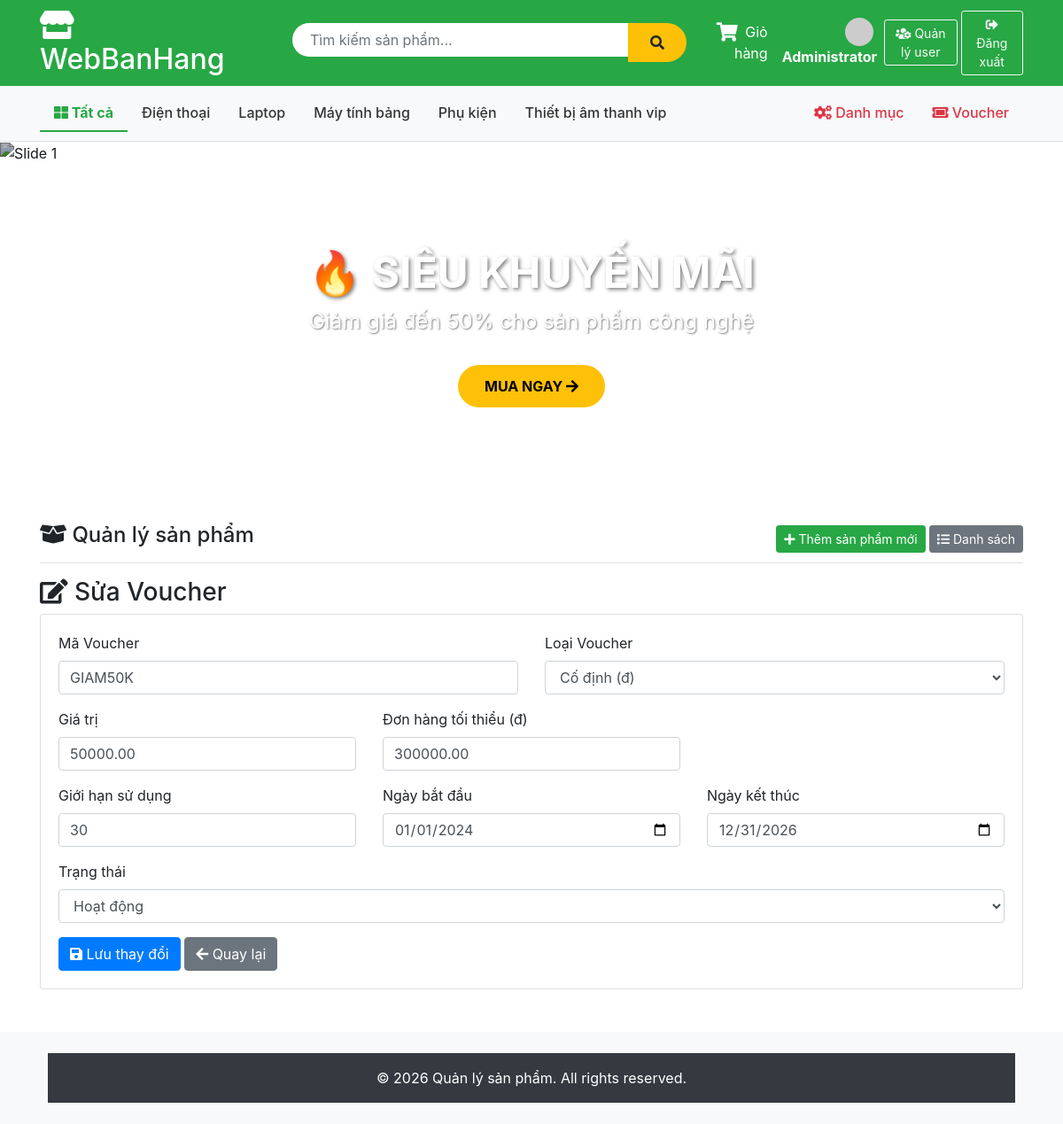
Screenshot of /Voucher/edit/3 (signed in) with the database file from the repository.
### tables this page shows
CREATE TABLE `category` (
  `id` int NOT NULL AUTO_INCREMENT,
  `name` varchar(100) NOT NULL,
  `description` text,
  PRIMARY KEY (`id`)
);

CREATE TABLE `vouchers` (
  `id` int NOT NULL AUTO_INCREMENT,
  `code` varchar(50) NOT NULL,
  `type` enum('percent','fixed','freeship') NOT NULL,
  `value` decimal(10,2) NOT NULL,
  `min_order_value` decimal(10,2) DEFAULT '0.00',
  `max_discount` decimal(10,2) DEFAULT NULL,
  `usage_limit` int DEFAULT '0',
  `used_count` int DEFAULT '0',
  `start_date` date NOT NULL,
  `end_date` date NOT NULL,
  `status` tinyint DEFAULT '1',
  `created_at` timestamp NULL DEFAULT CURRENT_TIMESTAMP,
  PRIMARY KEY (`id`),
  UNIQUE KEY `code` (`code`)
);

### app/controllers/VoucherController.php (called while the page is built, shortened)
<?php
require_once('app/config/database.php');
require_once('app/helpers/SessionHelper.php');
class VoucherController {
    private $db;
    public function __construct() {
        $this->db = (new Database())->getConnection();
    }
    public function edit($id) {
        $query = "SELECT * FROM vouchers WHERE id = :id";
        $stmt  = $this->db->prepare($query);
        $stmt->bindParam(':id', $id, PDO::PARAM_INT);
        $stmt->execute();
        $voucher = $stmt->fetch(PDO::FETCH_OBJ);
        include 'app/views/voucher/edit.php';
    }
}
?>

### index.php (called while the page is built, shortened)
<?php
require_once 'app/helpers/SessionHelper.php';
require_once 'app/config/database.php';
$url = $_GET['url'] ?? '';
$url = rtrim($url, '/');
$url = filter_var($url, FILTER_SANITIZE_URL);
$url = explode('/', $url);
$action = isset($url[1]) && $url[1] != '' ? $url[1] : 'index';
$controller = new $controllerName();
call_user_func_array([$controller, $action], array_slice($url, 2));
?>

### app/helpers/SessionHelper.php (called while the page is built, shortened)
<?php
class SessionHelper {
    public static function isLoggedIn() {
        return isset($_SESSION['username']);
    }
    public static function isAdmin() {
        return isset($_SESSION['username']) &&
               isset($_SESSION['role']) &&
               $_SESSION['role'] === 'admin';
    }
}
?>

### app/config/database.php (called while the page is built, shortened)
<?php
class Database {
    private $host = "localhost";
    private $db_name = "my_store";
    private $username = "root";
    private $password = "";
    public function getConnection() {
        $this->conn = null;
        try {
            $this->conn = new PDO(
                "mysql:host=" . $this->host . ";dbname=" . $this->db_name,
                $this->username,
                $this->password
            );
            $this->conn->exec("set names utf8");
        } catch(PDOException $exception) {
            echo "Connection error: " . $exception->getMessage();
        }
        return $this->conn;
    }
}
?>

### app/views/voucher/edit.php (the view, shortened to what this page needs)
<?php
require_once 'app/helpers/SessionHelper.php';
include 'app/views/shares/header.php';
?>
<h3><i class="fas fa-edit"></i> Sửa Voucher</h3>
<div class="card">
    <div class="card-body">
        <form method="POST" action="/Voucher/update">
            <div class="row">
                <div class="col-md-6 mb-3">
                    <label>Mã Voucher</label>
                    <input type="text" name="code" class="form-control text-uppercase"
                           value="<?php echo htmlspecialchars($voucher->code); ?>" required>
                </div>
                <div class="col-md-6 mb-3">
                    <label>Loại Voucher</label>
                    <select name="type" class="form-control" id="type" onchange="toggleFields()">
                        <option value="fixed"    <?php echo $voucher->type == 'fixed'    ? 'selected' : ''; ?>>Cố định (đ)</option>
                    </select>
                </div>
            </div>
            <div class="row">
                <div class="col-md-4 mb-3" id="value-group">
                    <label>Giá trị</label>
                    <input type="number" name="value" class="form-control"
                           value="<?php echo $voucher->value; ?>" min="0" step="0.01">
                </div>
                <div class="col-md-4 mb-3">
                    <label>Đơn hàng tối thiểu (đ)</label>
                    <input type="number" name="min_order_value" class="form-control"
                           value="<?php echo $voucher->min_order_value; ?>" min="0">
                </div>
            </div>
            <div class="row">
                <div class="col-md-4 mb-3">
                    <label>Giới hạn sử dụng</label>
                    <input type="number" name="usage_limit" class="form-control"
                           value="<?php echo $voucher->usage_limit; ?>" min="0">
                </div>
                <div class="col-md-4 mb-3">
                    <label>Ngày bắt đầu</label>
                    <input type="date" name="start_date" class="form-control"
                           value="<?php echo $voucher->start_date; ?>" required>
                </div>
                <div class="col-md-4 mb-3">
                    <label>Ngày kết thúc</label>
                    <input type="date" name="end_date" class="form-control"
                           value="<?php echo $voucher->end_date; ?>" required>
                </div>
            </div>
            <div class="mb-3">
                <label>Trạng thái</label>
                <select name="status" class="form-control">
                    <option value="1" <?php echo $voucher->status == 1 ? 'selected' : ''; ?>>Hoạt động</option>
                </select>
            </div>
            <button type="submit" class="btn btn-primary">
                <i class="fas fa-save"></i> Lưu thay đổi
            </button>
            <a href="/Voucher" class="btn btn-secondary">
                <i class="fas fa-arrow-left"></i> Quay lại
            </a>
        </form>
    </div>
</div>
<?php include 'app/views/shares/footer.php'; ?>

### app/views/shares/header.php (shortened to what this page needs)
<?php
require_once 'app/helpers/SessionHelper.php';
?>
<!DOCTYPE html>
<html lang="vi">
<head>
    <link href="https://stackpath.bootstrapcdn.com/bootstrap/4.5.2/css/bootstrap.min.css" rel="stylesheet">
    <link rel="stylesheet" href="https://cdnjs.cloudflare.com/ajax/libs/font-awesome/5.15.4/css/all.min.css">
</head>
<body>
    <div class="header-top">
        <div class="container">
            <div class="row align-items-center">
                <div class="col-md-3">
                    <h2 class="text-white mb-0">
                        <a href="/Product" style="color: white; text-decoration: none;">
                            <i class="fas fa-store"></i> WebBanHang
                        </a>
                    </h2>
                </div>
                <div class="col-md-5">
                    <form action="/Product/search" method="GET" class="search-box d-flex">
                        <input type="text" name="keyword" class="form-control"
                               placeholder="Tìm kiếm sản phẩm..."
                               value="<?php echo htmlspecialchars($_GET['keyword'] ?? ''); ?>">
                        <button type="submit" class="btn btn-warning">
                            <i class="fas fa-search"></i>
                        </button>
                    </form>
                </div>
                <div class="col-md-4 text-white text-right d-flex align-items-center justify-content-end">
                    <a href="/Product/cart" class="text-white mr-3 position-relative" style="text-decoration: none;">
                        <span class="cart-icon-wrapper">
                            <i class="fas fa-shopping-cart fa-lg"></i>
                        </span>
                        <span class="ml-1 d-none d-md-inline">Giỏ hàng</span>
                    </a>
                    <?php if (SessionHelper::isLoggedIn()): ?>
                        <a href="/Account/profile" class="text-white mr-2" style="text-decoration:none;">
                            <?php
                            $avatarSrc = !empty($_SESSION['avatar'])
                                ? '/public/' . $_SESSION['avatar']
                                : 'https://ui-avatars.com/api/?name=' . urlencode($_SESSION['fullname'] ?? 'U') . '&size=32&background=fff&color=28a745';
                            ?>
                            <img src="<?= $avatarSrc ?>" class="rounded-circle mr-1" style="width:32px;height:32px;object-fit:cover;">
                            <strong><?= htmlspecialchars($_SESSION['fullname'] ?? $_SESSION['username']) ?></strong>
                        </a>
                        <?php if (SessionHelper::isAdmin()): ?>
                            <a href="/Account/manageUsers" class="btn btn-outline-light btn-sm mr-1">
                                <i class="fas fa-users-cog"></i> Quản lý user
                            </a>
                        <?php endif; ?>
                        <a href="/Account/logout" class="btn btn-outline-light btn-sm">
                            <i class="fas fa-sign-out-alt"></i> Đăng xuất
                        </a>
                    <?php endif; ?>
                </div>
            </div>
        </div>
    </div>
    <div class="category-nav">
        <div class="container">
            <ul class="nav">
                <li class="nav-item">
                    <a class="nav-link <?php echo (!isset($_GET['category'])) ? 'active' : ''; ?>"
                       href="/Product">
                        <i class="fas fa-th-large"></i> Tất cả
                    </a>
                </li>
                <?php
                $db = (new Database())->getConnection();
                $stmt = $db->query("SELECT * FROM category ORDER BY name ASC");
                $cats = $stmt->fetchAll(PDO::FETCH_OBJ);
                foreach ($cats as $cat):
                    $isActive = (isset($_GET['category']) && $_GET['category'] == $cat->id) ? 'active' : '';
                ?>
                <li class="nav-item">
                    <a class="nav-link <?php echo $isActive; ?>"
                       href="/Product?category=<?php echo $cat->id; ?>">
                        <?php echo htmlspecialchars($cat->name); ?>
                    </a>
                </li>
                <?php endforeach; ?>
                <?php if (SessionHelper::isAdmin()): ?>
                <li class="nav-item ml-auto">
                    <a class="nav-link admin-link" href="/Category/list">
                        <i class="fas fa-cogs"></i> Danh mục
                    </a>
                </li>
                <li class="nav-item">
                    <a class="nav-link admin-link" href="/Voucher">
                        <i class="fas fa-ticket-alt"></i> Voucher
                    </a>
                </li>
                <?php endif; ?>
            </ul>
        </div>
    </div>
    <div class="banner-slider">
        <div id="mainSlider" class="carousel slide" data-ride="carousel" data-interval="4000">
            <ol class="carousel-indicators">
                <li data-target="#mainSlider" data-slide-to="0" class="active"></li>
                <li data-target="#mainSlider" data-slide-to="1"></li>
                <li data-target="#mainSlider" data-slide-to="2"></li>
            </ol>
            <div class="carousel-inner">
                <div class="carousel-item active">
                    <img src="https://images.unsplash.com/photo-1607082348824-0a96f2a4b9da?w=1200" alt="Slide 1">
                    <div class="carousel-caption">
                        <h3>🔥 SIÊU KHUYẾN MÃI</h3>
                        <p>Giảm giá đến 50% cho sản phẩm công nghệ</p>
                        <a href="/Product" class="btn-shop-now">MUA NGAY <i class="fas fa-arrow-right"></i></a>
                    </div>
                </div>
            </div>
            <a class="carousel-control-prev" href="#mainSlider" role="button" data-slide="prev">
                <span class="carousel-control-prev-icon"></span>
            </a>
            <a class="carousel-control-next" href="#mainSlider" role="button" data-slide="next">
                <span class="carousel-control-next-icon"></span>
            </a>
        </div>
    </div>
    <div class="container mt-4">
        <div class="d-flex justify-content-between align-items-center mb-3 border-bottom pb-2">
            <h4><i class="fas fa-box-open"></i> Quản lý sản phẩm</h4>
            <?php if (SessionHelper::isAdmin()): ?>
            <div>
                <a href="/Product/add" class="btn btn-success btn-sm">
                    <i class="fas fa-plus"></i> Thêm sản phẩm mới
                </a>
                <a href="/Product" class="btn btn-secondary btn-sm">
                    <i class="fas fa-list"></i> Danh sách
                </a>
            </div>
            <?php endif; ?>
        </div>

### app/views/shares/header.php (style rules this page uses)
.header-top { background: #28a745; padding: 10px 0; }
.search-box { max-width: 600px; margin: 0 auto; }
.search-box input { border-radius: 25px 0 0 25px; border: none; padding: 10px 20px; }
.search-box button { border-radius: 0 25px 25px 0; background: #ffc107; border: none; padding: 10px 25px; }
.category-nav { background: #f8f9fa; padding: 10px 0; border-bottom: 1px solid #dee2e6; }
.category-nav .nav-link { color: #333; font-weight: 500; }
.category-nav .nav-link.active { color: #28a745; font-weight: bold; border-bottom: 2px solid #28a745; }
.admin-link { color: #dc3545 !important; font-weight: bold; }
.cart-icon-wrapper { position: relative; display: inline-block; }
.banner-slider { position: relative; margin-bottom: 30px; }
.banner-slider .carousel-item { height: 400px; }
.banner-slider .carousel-item img { height: 100%; object-fit: cover; filter: brightness(0.7); }
.banner-slider .carousel-caption { bottom: 20%; }
.banner-slider .carousel-caption h3 { font-size: 3rem; font-weight: bold; text-shadow: 2px 2px 4px rgba(0,0,0,0.5); }
.banner-slider .carousel-caption p { font-size: 1.5rem; text-shadow: 1px 1px 2px rgba(0,0,0,0.5); }
.btn-shop-now { background: #ffc107; color: #000; padding: 12px 30px; border-radius: 25px; font-weight: bold; text-decoration: none; display: inline-block; margin-top: 15px; transition: all 0.3s; }

### rows the page displays
category: name "Điện thoại"
category: name "Laptop"
category: name "Máy tính bảng"
category: name "Phụ kiện"
category: name "Thiết bị âm thanh vip"
vouchers: code "GIAM50K", type "Cố định (đ)", value "50000.00", min_order_value "300000.00", usage_limit "30", start_date "01/01/2024", end_date "12/31/2026", status "Hoạt động"

### other values shown
$_SESSION['fullname'] "Administrator"
